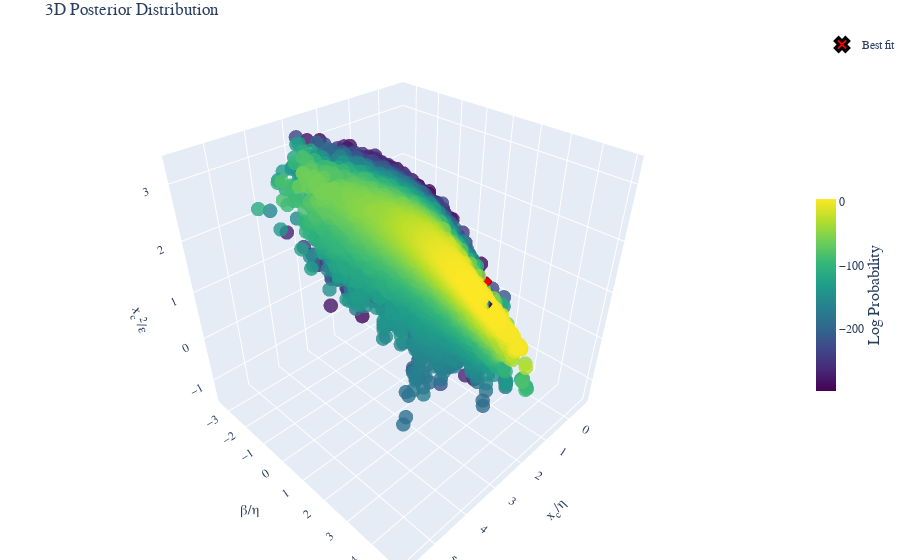

The code cell stored with this chart in its notebook:
### Code cell
fig =post.plot_posterior3D_interactive([0,1,2],labels=labels_trans, truths=np.log(truths_trans),truth_label="Best fit" )
# Save the figure using matplotlib's savefig instead of plotly's write_image
fig.show()
if SAVE_PRODUCTS:
    # Save the figure as HTML
    html_file_name = config_name+test_str+'_3D_plot'
    if subfolder is not None:
        html_file_name = os.path.join(subfolder, html_file_name)
    html_path = os.path.join(Products_folder, 'html_3d_plots', f'{html_file_name}.html')
    # Create directory if it doesn't exist
    os.makedirs(os.path.dirname(html_path), exist_ok=True)
    fig.write_html(html_path)

### Figure 1 — Plotly figure (JSON) as saved in the notebook; plotly's stock layout.template omitted (floating-point values rounded to 4 significant figures; data arrays with more than 128 entries replaced by an {"elided": "..."} marker saying what was removed)
{"data": [{"marker": {"color": {"elided": "16227 float values"}, "colorbar": {"len": 0.4, "thickness": 20, "title": {"font": {"size": 16}, "side": "right", "text": "Log Probability"}, "x": 1, "y": 0.5}, "colorscale": [[0, "#440154"], [0.1111, "#482878"], [0.2222, "#3e4989"], [0.3333, "#31688e"], [0.4444, "#26828e"], [0.5556, "#1f9e89"], [0.6667, "#35b779"], [0.7778, "#6ece58"], [0.8889, "#b5de2b"], [1, "#fde725"]], "opacity": 0.8, "size": 5}, "mode": "markers", "name": "Posterior", "scene": "scene", "showlegend": false, "type": "scatter3d", "x": {"elided": "16227 float values"}, "y": {"elided": "16227 float values"}, "z": {"elided": "16227 float values"}}, {"marker": {"color": "red", "line": {"color": "black", "width": 3}, "size": 12, "symbol": "x"}, "mode": "markers", "name": "Best fit", "scene": "scene", "showlegend": true, "type": "scatter3d", "x": [0.9738], "y": [1.935], "z": [0.7509]}], "layout": {"font": {"family": "Computer Modern"}, "margin": {"b": 0, "l": 0, "r": 0, "t": 30}, "scene": {"aspectmode": "cube", "xaxis": {"exponentformat": "e", "showexponent": "all", "title": {"font": {"size": 14}, "text": "x<sub>c</sub>/η"}}, "yaxis": {"exponentformat": "e", "showexponent": "all", "title": {"font": {"size": 14}, "text": "β/η"}}, "zaxis": {"exponentformat": "e", "showexponent": "all", "title": {"font": {"size": 14}, "text": "x<sub>c</sub><sup>2</sup>/ε"}}}, "title": {"text": "3D Posterior Distribution"}}}
